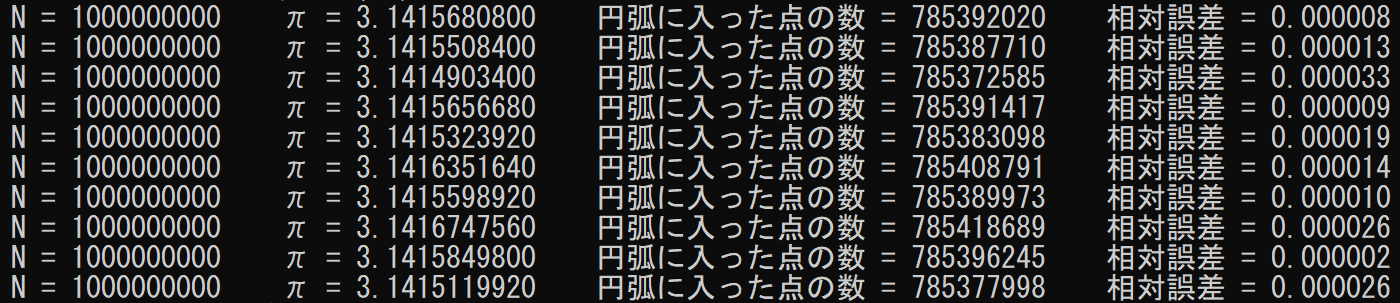
#> input picture 10億.png, 1400 x 303 px, given in place of the camera
$ python test2.py   (older library calls are emulated)
#> lines starting #> are read from the running program, lines starting #| are printed output that depends on the picture
# -*- coding: utf-8 -*-
import cv2
import numpy as np
import math


# 抽出したいカラーボールの色指定
# 0 <= h <= 179 (色相)　OpenCVではmax=179なのでR:0(180),G:60,B:120となる
# 0 <= s <= 255 (彩度)　黒や白の値が抽出されるときはこの閾値を大きくする
# 0 <= v <= 255 (明度)　これが大きいと明るく，小さいと暗い
c1_min = np.array([97, 50, 50])
c1_max = np.array([117, 255, 255])

c2_min = np.array([170,170,60])
c2_max = np.array([190,255,255])

# 膨張化用のカーネル
# k = np.ones((5,5),np.uint8)

def color_track(im,h_min,h_max):
    im_h = cv2.cvtColor(im,cv2.COLOR_BGR2HSV)  # RGB色空間からHSV色空間に変換
    mask = cv2.inRange(im_h,h_min,h_max,)       # マスク画像の生成
    mask = cv2.medianBlur(mask,7)               # 平滑化
    #mask = cv2.dilate(mask,k,iterations=2)      # 膨張化
    #im_c = cv2.bitwise_and(im,im,mask=mask)     # 色領域抽出
    return mask#,im_c

def index_emax(cnt):
    max_num = 0
    max_i = -1
    for i in range(len(cnt)):
        cnt_num=len(cnt[i])
        if cnt_num > max_num:
            max_num = cnt_num
            max_i = i

    return max_i

def main():

    L1 = 200  # カメラと測定場所の距離　200[mm]
    h1 = 220  # 測定場所での画面サイズ 220 [ピクセル]
    H =  55   # ボールの直径[mm]
    Z =  200  # 200mm先のz位置[mm]
    cap = cv2.VideoCapture(0)
    if cap.isOpened() is False:
        raise("IO Error")

    while True:
        # 入力画像の取得
        ret, im = cap.read()
#> im is the input picture: shape (303, 1400, 3); mean B, G, R 47.9, 47.9, 47.9
        # カラーボールのトラッキング
        mask1 = color_track(im,c1_min,c1_max)
#> in color_track, `im_h = cv2.cvtColor(im,cv2.COLOR_BGR2HSV)`: im_h: shape (303, 1400, 3); mean H, S, V 9.9, 24.4, 54.3
#> in color_track, `mask = cv2.inRange(im_h,h_min,h_max,)`:
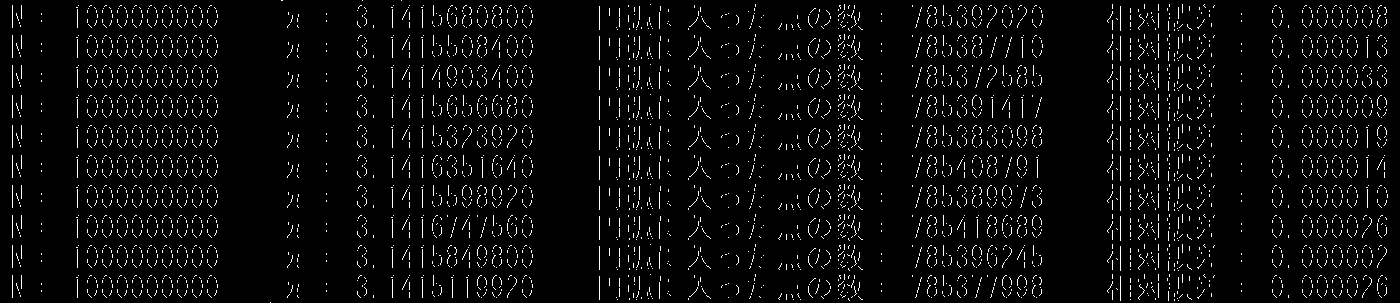
#> mask: shape (303, 1400); 4.2% white in thin lines or dots
#> in color_track, `mask = cv2.medianBlur(mask,7)`: mask: shape (303, 1400); every value is 0
        mask2 = color_track(im,c1_min,c1_max)
        mask3 = color_track(im,c2_min,c2_max)
        mask4 = color_track(im,c2_min,c2_max)

        # 色領域の輪郭を抽出
        image, cnt, hierarchy = cv2.findContours(mask2,cv2.RETR_EXTERNAL, cv2.CHAIN_APPROX_SIMPLE)
#> cnt = []
        #cnt = cv2.findContours(mask2,cv2.RETR_TREE,cv2.CHAIN_APPROX_SIMPLE)[0]
        n = index_emax(cnt)
#> after the loop in index_emax, `for i in range(len(cnt)):`: max_i = -1; max_num = 0
#> n = -1

        if n != -1:
            hull = cv2.convexHull(cnt[n])
            mask2[:] = 0
            cv2.drawContours(mask2,[hull],0,(255),-1)
            cv2.drawContours(im,[hull],0,(0,200,0),2)
            cv2.drawContours(mask2,[hull],0,(0,200,0),2)
            M1 = cv2.moments(cnt[n])
            if M1["m00"] != 0:
               cx,cy = int(M1["m10"]/M1["m00"]),int(M1["m01"]/M1["m00"])
            else:
                cx,cy = 320,240
        else:
            cx,cy = 320,240

        # 色領域の高さ計算
        mask = cv2.bitwise_and(mask1,mask1,mask=mask2)
        mask = cv2.Canny(mask2,100,200)
        y,x = np.where(mask == 255)
#> y = empty array; x = empty array
        if len(y)!= 0:
            # 対象物体の画像上の高さh2を計算
            ymax,ymin = np.amax(y),np.amin(y)
            xmax,xmin = np.amax(x),np.amin(x)

            #高さと幅の大きいほうを直径として使う
            h2 = max([(ymax - ymin),(xmax - xmin)])

            #中心位置を直径をもとに補正（要修正）
            cx = cx + int((h2 - (xmax - xmin))/2)
            cy = cy + int((h2 - (ymax - ymin))/2)

            if float(h2) !=0:
                # 奥行きL2を計算
                L2 = (h1/float(h2))*L1
                # 1px当たりの大きさを計算
                a = H/float(h2)
                # 三次元位置（X, Y, Z）を計算
                X = (cx-320)*a
                Y = (240-cy)*a
                if L2 > X:
                    Z = math.sqrt(L2*L2-X*X)
                X,Y,Z,L2 = round(X),round(Y),round(Z),round(L2)
            # 結果表示
            cv2.circle(im,(cx,cy),5, (0,0,255), -1)
            cv2.circle(im,(cx,cy),int(h2/2), (255,0,255), 1)
            cv2.putText(im,"X: "+str(X)+"[mm]",(30,20),1,1.5,(70,70,220),2)
            cv2.putText(im,"Y: "+str(Y)+"[mm]",(30,50),1,1.5,(70,70,220),2)
            cv2.putText(im,"Z: "+str(Z)+"[mm]",(30,80),1,1.5,(70,70,220),2)
            cv2.putText(im,"h2: "+str(h2)+"[pixcel]",(30,120),1,1.5,(220,70,90),2)
            cv2.putText(im,"L2: "+str(L2)+"[mm]",(30,160),1,1.5,(220,70,90),2)
            cv2.imshow("Camera1",im)
            cv2.imshow("Mask1",mask2)
        # キーが押されたらループから抜ける
        if cv2.waitKey(10) > 0:
#> (key Esc is pressed here)
            cap.release()
            cv2.destroyAllWindows()
            break

if __name__ == '__main__':
    main()
